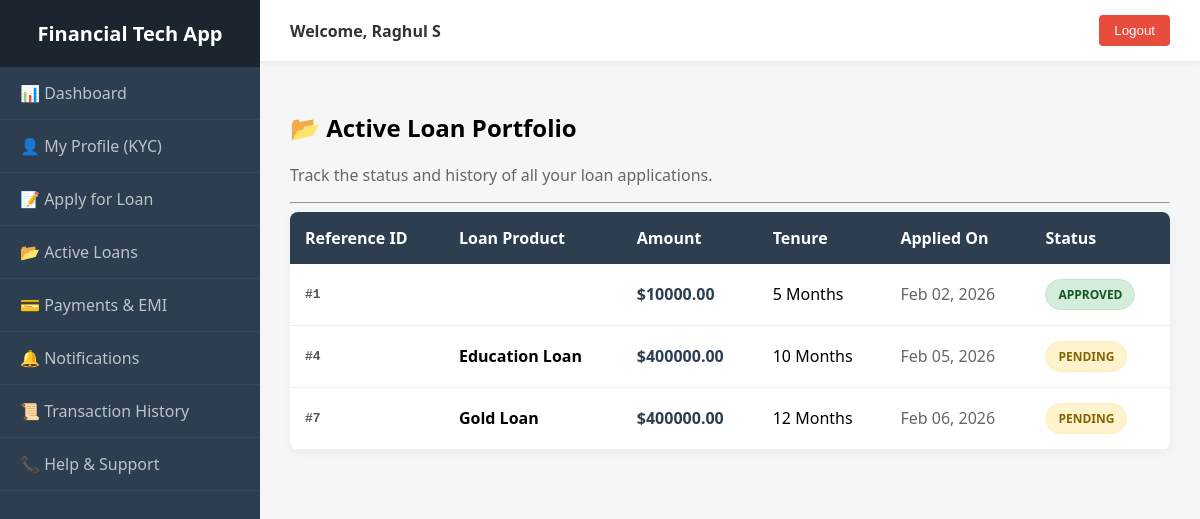
The page /my-loans/ (signed in) on the database its author committed.
### loans/models.py (models this page shows, shortened)
class Loan(models.Model):
    STATUS_CHOICES = (
        ('pending', 'Pending Approval'),
        ('approved', 'Active'),
        ('rejected', 'Rejected'),
        ('closed', 'Closed'),
    )
    borrower = models.ForeignKey(User, on_delete=models.CASCADE)
    category = models.ForeignKey(LoanCategory, on_delete=models.PROTECT, null=True)
    amount = models.DecimalField(max_digits=10, decimal_places=2)
    tenure_months = models.IntegerField()
    status = models.CharField(max_length=20, choices=STATUS_CHOICES, default='pending')
    applied_at = models.DateTimeField(auto_now_add=True)

class LoanCategory(models.Model):
    name = models.CharField(max_length=50)
    interest_rate = models.DecimalField(max_digits=5, decimal_places=2)
    max_amount = models.DecimalField(max_digits=12, decimal_places=2)

### loans/views.py (the view)
# urls.py: path('my-loans/', views.my_loans_view, name='my_loans'),
@login_required
def my_loans_view(request):
    loans = Loan.objects.filter(borrower=request.user)
    return render(request, 'modules/my_loans.html', {'loans': loans})

### templates/modules/my_loans.html (shortened to what this page needs)
{% extends 'base_dashboard.html' %}
{% block content %}
    <h2>📂 Active Loan Portfolio</h2>
    <p style="color: #666;">Track the status and history of all your loan applications.</p>
    <hr>
    {% if loans %}
        <div style="background: white; border-radius: 8px; box-shadow: 0 2px 10px rgba(0,0,0,0.05); overflow: hidden;">
            <table style="width: 100%; border-collapse: collapse; min-width: 600px;">
                <thead style="background: #2c3e50; color: white;">
                    <tr>
                        <th style="padding: 15px; text-align: left;">Reference ID</th>
                        <th style="padding: 15px; text-align: left;">Loan Product</th>
                        <th style="padding: 15px; text-align: left;">Amount</th>
                        <th style="padding: 15px; text-align: left;">Tenure</th>
                        <th style="padding: 15px; text-align: left;">Applied On</th>
                        <th style="padding: 15px; text-align: left;">Status</th>
                    </tr>
                </thead>
                <tbody>
                    {% for loan in loans %}
                    <tr style="border-bottom: 1px solid #eee; transition: background 0.2s;">
                        <td style="padding: 15px; font-family: monospace; font-weight: bold; color: #555;">
                            #{{ loan.id }}
                        </td>
                        <td style="padding: 15px;">
                            <strong>{{ loan.category.name }}</strong><br>
                        </td>
                        <td style="padding: 15px; font-weight: bold; color: #2c3e50;">
                            ${{ loan.amount }}
                        </td>
                        <td style="padding: 15px;">
                            {{ loan.tenure_months }} Months
                        </td>
                        <td style="padding: 15px; color: #666;">
                            {{ loan.applied_at|date:"M d, Y" }}
                        </td>
                        <td style="padding: 15px;">
                        <span class="badge status-{{ loan.status }}">
    {{ loan.status }}
</span>
                        </td>
                    </tr>
                    {% endfor %}
                </tbody>
            </table>
        </div>
    {% endif %}
{% endblock %}

### templates/base_dashboard.html (shortened to what this page needs)
<!DOCTYPE html>
<html lang="en">
<head>
</head>
<body>
    <div class="sidebar">
        <div class="sidebar-header">Financial Tech App</div>
        <ul class="sidebar-menu">
            <li><a href="{% url 'dashboard' %}">📊 Dashboard</a></li>
            <li><a href="{% url 'profile' %}">👤 My Profile (KYC)</a></li>
            <li><a href="{% url 'apply_loan' %}">📝 Apply for Loan</a></li>
            <li><a href="{% url 'my_loans' %}">📂 Active Loans</a></li>
            <li><a href="{% url 'payments' %}">💳 Payments & EMI</a></li>
            <li><a href="{% url 'notifications' %}">🔔 Notifications</a></li>
            <li><a href="{% url 'history' %}">📜 Transaction History</a></li>
            <li><a href="{% url 'support' %}">📞 Help & Support</a></li>
        </ul>
    </div>
    <div class="main-content">
        <div class="top-bar">
            <div class="user-info">Welcome, {{ user.first_name }} {{ user.last_name }}</div>
            <form action="{% url 'logout' %}" method="post">
                <button type="submit" class="btn-logout">Logout</button>
            </form>
        </div>
        <div class="page-container">
            {% block content %}
            {% endblock %}
        </div>
    </div>
</body>
</html>

### templates/base_dashboard.html (style rules this page uses)
.badge { padding: 6px 12px; border-radius: 20px; font-size: 12px; font-weight: bold; text-transform: uppercase; display: inline-block; }
.status-approved { background: #d4edda; color: #155724; border: 1px solid #c3e6cb; }
.status-pending { background: #fff3cd; color: #856404; border: 1px solid #ffeeba; }
body { margin: 0; font-family: 'Segoe UI', sans-serif; background: #f4f7f6; display: flex; height: 100vh; overflow: hidden; }
.sidebar { width: 260px; background: #2c3e50; color: white; display: flex; flex-direction: column; flex-shrink: 0; }
.sidebar-header { padding: 20px; font-size: 20px; font-weight: bold; background: #1a252f; text-align: center; }
.sidebar-menu { list-style: none; padding: 0; margin: 0; flex-grow: 1; }
.sidebar-menu li { border-bottom: 1px solid #34495e; }
.sidebar-menu a { display: block; padding: 15px 20px; color: #bdc3c7; text-decoration: none; transition: 0.3s; }
.main-content { flex-grow: 1; display: flex; flex-direction: column; overflow-y: auto; }
.top-bar { background: white; padding: 15px 30px; display: flex; justify-content: space-between; align-items: center; box-shadow: 0 2px 5px rgba(0,0,0,0.05); }
.user-info { font-weight: bold; color: #333; }
.page-container { padding: 30px; }
.btn-logout { background: #e74c3c; color: white; border: none; padding: 8px 15px; border-radius: 4px; cursor: pointer; }

### rows shown on the page
Loan: id "1", amount "10000.00", tenure_months "5", applied_at "Feb 02, 2026", status "APPROVED"
Loan: id "4", category.name "Education Loan", amount "400000.00", tenure_months "10", applied_at "Feb 05, 2026", status "PENDING"
Loan: id "7", category.name "Gold Loan", amount "400000.00", tenure_months "12", applied_at "Feb 06, 2026", status "PENDING"

### other values the page prints
{{ user.first_name }} "Raghul"
{{ user.last_name }} "S"
